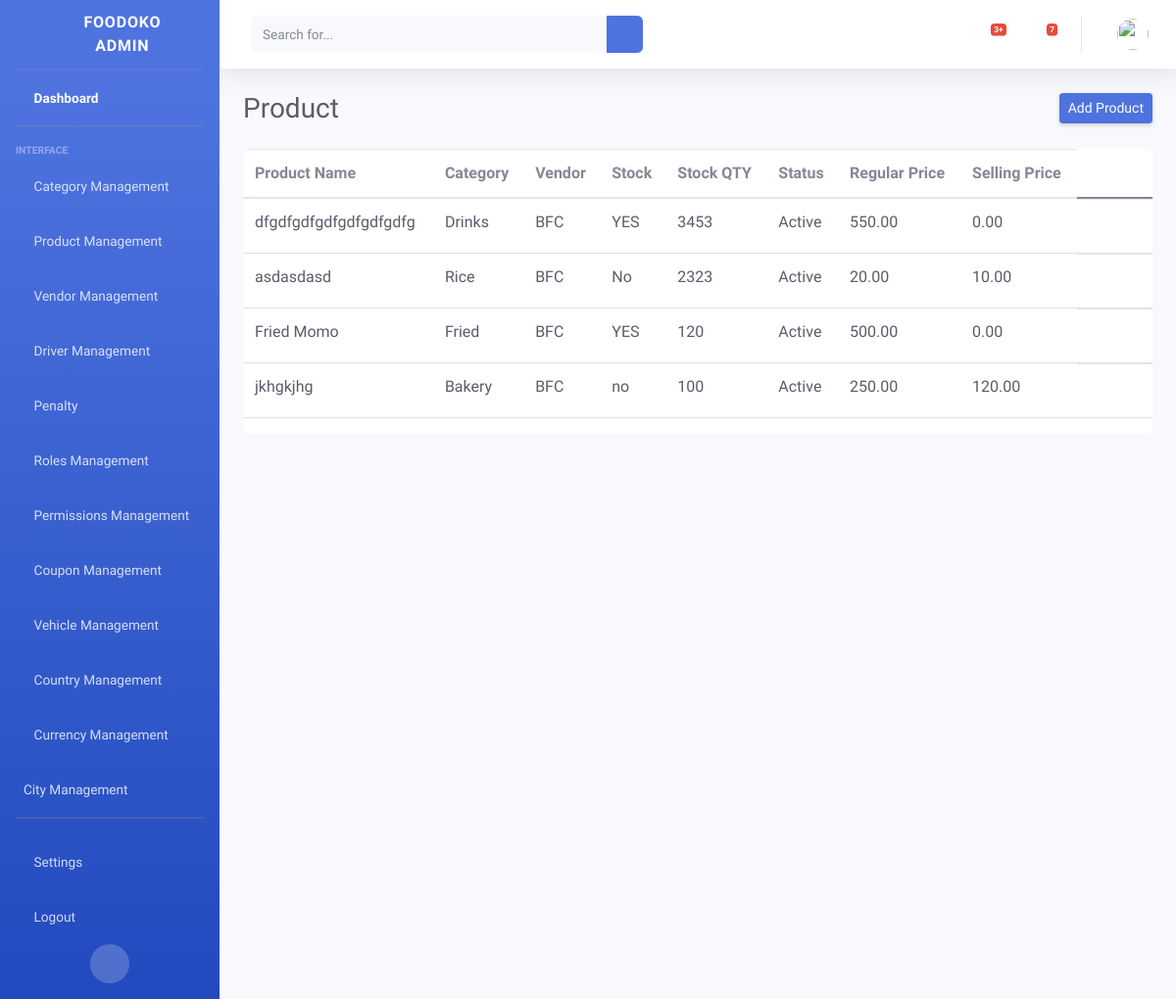
The app's page /adminpanel/products/ with its own data.
### vendorside/models.py (models this page shows, shortened)
class Product(models.Model):
    STATUS_CHOICE = (
        ("Active", "Active"),
        ("Deactive", "Deactive")
    )
    STOCK_STATUS = (
        ("Yes", "Yes"),
        ("No", "No")
    )
    title = models.CharField(max_length=255)
    product_image = models.ImageField(upload_to="images/")
    category = models.ForeignKey(Category, on_delete=models.CASCADE)
    vendor = models.ForeignKey(VendorProfile, on_delete=models.CASCADE)
    is_out_stock = models.CharField(max_length=255, null=True, blank=True, default="No")
    stock_qty = models.PositiveIntegerField(null=True, blank=True)
    status = models.CharField(max_length=255, choices=STATUS_CHOICE)
    regular_price = models.DecimalField(max_digits=10, decimal_places=2, default=0.00)
    sale_price = models.DecimalField(max_digits=10, decimal_places=2, default=0.00)
    is_popular = models.BooleanField(default=False)
    recently_viewed = models.BooleanField(default=False)
    recently_ordered = models.BooleanField(default=False)
    class Meta:
        ordering = ["-id"]
        verbose_name = "Product"

class Category(models.Model):
    title = models.CharField(max_length=255)
    vendor = models.ForeignKey(VendorProfile, on_delete=models.CASCADE)
    category_img = models.ImageField(upload_to="images/")
    class Meta:
        ordering = ["-id"]
        verbose_name = "Category"

### authentication/models.py (models this page shows)
class VendorProfile(models.Model):
    user = models.OneToOneField(User, on_delete=models.CASCADE)
    vendor_name = models.CharField(max_length=255)
    shop_name = models.CharField(max_length=255, unique=True)
    shop_logo = models.ImageField(upload_to="images/")
    contact_number = models.CharField(max_length=255)
    address = models.TextField(null=True)
    total_sale = models.DecimalField(decimal_places=2, max_digits=19, default=0.00)
    vendor_longtitude = models.CharField(max_length=255, null=True, blank=True)
    vendor_latitude = models.CharField(max_length=255, null=True, blank=True)
    trade_license = models.CharField(max_length=255, null=True, blank=True)
    nid_no = models.CharField(max_length=255, null=True)
    passport = models.CharField(max_length=255, null=True, blank=True)
    tin_no = models.CharField(max_length=255, null=True, blank=True)
    is_penalized = models.BooleanField(default=False)
    class Meta:
        ordering = ["-id"]
        verbose_name = "Vendor Profile"
    def __str__(self):
        return self.vendor_name

### Dashboard/views.py (the view)
# urls.py: path("products/", ProductView.as_view(), name="productView"),
class ProductView(View):
    template_name = "product/products.html"
    def get(self, request):
        products = Product.objects.all()
        args = {
            "products": products,
        }
        return render(request, self.template_name, args)

### Dashboard/templates/product/products.html (shortened to what this page needs)
{% load static %}
{% include 'base.html' %}
<body id="page-top">
    <div id="wrapper">
        {% include 'admin-sidebar.html' %}
        <div id="content-wrapper" class="d-flex flex-column">
            <div id="content">
               {% include 'admin-nav.html' %}
                <div class="container-fluid">
                    <div class="d-sm-flex align-items-center justify-content-between mb-4">
                        <h1 class="h3 mb-0 text-gray-800">Product</h1>
                        <a href="{% url 'addProduct' %}" class="d-none d-sm-inline-block btn btn-sm btn-primary shadow-sm">Add Product</a>
                    </div>
                    <div class="main____dept____table table-responsive">
                      {% if products %}
                        <table class="table">
                          <thead class="table_____head">
                            <tr>
                              <th scope="col">Product Name</th>
                              <th scope="col">Category</th>
                              <th scope="col">Vendor</th>
                              <th scope="col">Stock</th>
                              <th scope="col">Stock QTY</th>
                              <th scope="col">Status</th>
                              <th scope="col">Regular Price</th>
                              <th scope="col">Selling Price</th>
                            </tr>
                          </thead>
                          <tbody class="catgory__table">
                            {% for p in products %}
                            <tr>
                              <td class="category__data"><a href="#" class="w-100 d-flex text-dark category__name">{{p.title}}</a></td>
                              <td class="category__data"><a href="#" class="w-100 d-flex text-dark category__name">{{ p.category.title }}</a></td>
                              <td class="category__data"><a href="#" class="w-100 d-flex text-dark category__name">{{ p.vendor }}</a></td>
                              <td class="category__data"><a href="#" class="w-100 d-flex text-dark category__name">{{ p.is_out_stock }}</a></td>
                              <td class="category__data"><a href="#" class="w-100 d-flex text-dark category__name">{{ p.stock_qty }}</a></td>
                              <td class="category__data"><a href="#" class="w-100 d-flex text-dark category__name">{{ p.status }}</a></td>
                              <td class="category__data"><a href="#" class="w-100 d-flex text-dark category__name">{{ p.regular_price }}</a></td>
                              <td class="category__data"><a href="#" class="w-100 d-flex text-dark category__name">
                                {% if p.sale_price %}
                                {{ p.sale_price }}
                                {% else %} 0.00 {% endif %}
                              </a></td>
                              <td class="d-flex align-items-center">
                                <form method="POST" action="">
                                  <button class="border-0 bg-white" type="submit"><i class="fas fa-times-circle cross____icon"></i></button>
                                </form>
                                <a href="{% url 'editProduct' p.id %}"><i class="fas fa-edit cross____icon"></i></a>
                              </td>
                            </tr>
                            {% endfor %}
                          </tbody>
                        </table>
                        {% else %}
                            <div class="alert alert-danger text-center" role="alert">
                              No Products Found!
                            </div>
                            {% endif %}
                      </div>
                </div>
            </div>
        </div>
    </div>
</body>

### static/admin-css/azim.css (style rules this page uses)
.main____dept____table { background: #fff; border-radius: 6px; }
.cross____icon { font-size: 25px; transition: 0.2s all ease-in-out; }

### records on screen
Product: title "dfgdfgdfgdfgdfgdfgdfg", category "Drinks", vendor "BFC", is_out_stock "YES", stock_qty "3453", status "Active", regular_price "550.00", sale_price "0.00"
Product: title "asdasdasd", category "Rice", vendor "BFC", is_out_stock "No", stock_qty "2323", status "Active", regular_price "20.00", sale_price "10.00"
Product: title "Fried Momo", category "Fried", vendor "BFC", is_out_stock "YES", stock_qty "120", status "Active", regular_price "500.00", sale_price "0.00"
Product: title "jkhgkjhg", category "Bakery", vendor "BFC", is_out_stock "no", stock_qty "100", status "Active", regular_price "250.00", sale_price "120.00"
